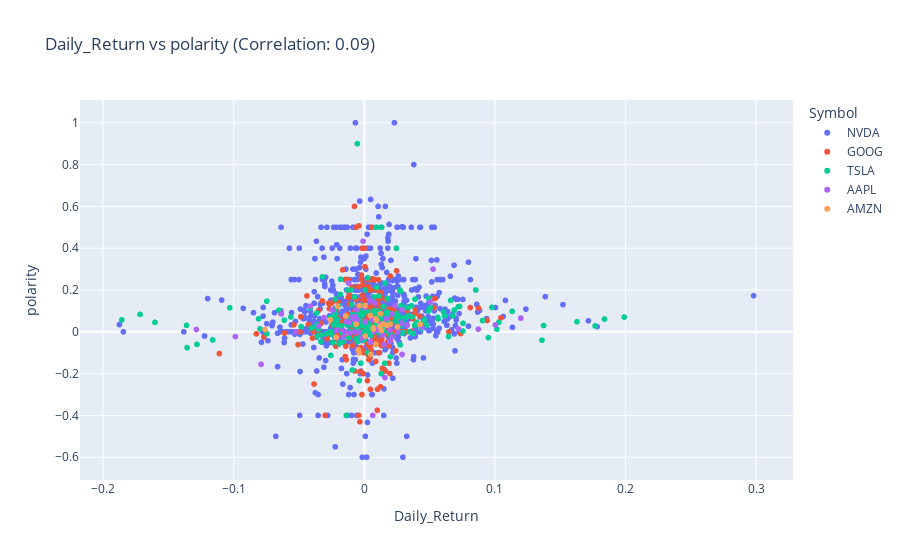

Source (notebook cell):
### Code cell
result.correlation_for_cols('Daily_Return', 'polarity')

### Figure 1 — Plotly figure (JSON) as saved in the notebook; plotly's stock layout.template omitted (floating-point values rounded to 4 significant figures; data arrays with more than 128 entries replaced by an {"elided": "..."} marker saying what was removed)
{"data": [{"hovertemplate": "Symbol=NVDA<br>Daily_Return=%{x}<br>polarity=%{y}<extra></extra>", "legendgroup": "NVDA", "marker": {"color": "#636efa", "symbol": "circle"}, "mode": "markers", "name": "NVDA", "showlegend": true, "type": "scattergl", "x": {"elided": "1121 float values"}, "xaxis": "x", "y": {"elided": "1121 float values"}, "yaxis": "y"}, {"hovertemplate": "Symbol=GOOG<br>Daily_Return=%{x}<br>polarity=%{y}<extra></extra>", "legendgroup": "GOOG", "marker": {"color": "#EF553B", "symbol": "circle"}, "mode": "markers", "name": "GOOG", "showlegend": true, "type": "scattergl", "x": {"elided": "347 float values"}, "xaxis": "x", "y": {"elided": "347 float values"}, "yaxis": "y"}, {"hovertemplate": "Symbol=TSLA<br>Daily_Return=%{x}<br>polarity=%{y}<extra></extra>", "legendgroup": "TSLA", "marker": {"color": "#00cc96", "symbol": "circle"}, "mode": "markers", "name": "TSLA", "showlegend": true, "type": "scattergl", "x": {"elided": "229 float values"}, "xaxis": "x", "y": {"elided": "229 float values"}, "yaxis": "y"}, {"hovertemplate": "Symbol=AAPL<br>Daily_Return=%{x}<br>polarity=%{y}<extra></extra>", "legendgroup": "AAPL", "marker": {"color": "#ab63fa", "symbol": "circle"}, "mode": "markers", "name": "AAPL", "showlegend": true, "type": "scattergl", "x": [-0.07909, 0.07202, -0.03473, -0.09875, 0.1198, -0.1286, 0.04397, -0.02448, -0.007662, -0.06349, -0.02124, 0.1003, -0.005509, 0.05262, -0.0414, 0.02854, -0.002041, -0.05262, 0.01669, -0.01437, 0.08724, -0.01158, 0.02559, 0.007216, 0.01963, 0.0505, -0.009127, 0.007946, -0.01357, -0.02076, -0.03091, 0.0288, -0.003875, 0.02887, 0.0007068, -0.01621, 0.03285, 0.0211, -0.0161, 0.01415, 0.01501, 0.01032, 0.02104, 0.01574, -0.01143, -0.01207, 0.006143, -0.005912, 0.02356, -0.005778, 0.01945, -0.007455, 0.006438, -0.006774, 0.004357, 0.0004401, -0.0009741, 0.0123, 0.004629], "xaxis": "x", "y": [-0.1556, 0.01421, 0.0278, -0.02305, 0.06543, 0.01114, 0.02252, 0.1041, 0, 0.08542, -0.02865, 0.03333, 0.05742, 0.3, 0.1221, 0.04063, -0.03, 0, 0.0625, 0, 0.0125, 0.045, 0, 0, 0.008333, 0.1427, 0.07014, 0.1389, 0.04932, 0.006944, 0.06803, 0.1054, -0.002778, -0.1083, 0.04734, -0.025, 0.03097, 0.08507, 0.005862, -0.01407, -0.06042, 0.009091, -0.02381, -0.2188, -0.00625, 0.2333, 0.05833, 0.1063, 0.125, 0.05, -0.04719, 0.05909, -0.4, 0.07222, 0.1518, 0.1167, 0.4333, 0.03662, -0.05], "yaxis": "y"}, {"hovertemplate": "Symbol=AMZN<br>Daily_Return=%{x}<br>polarity=%{y}<extra></extra>", "legendgroup": "AMZN", "marker": {"color": "#FFA15A", "symbol": "circle"}, "mode": "markers", "name": "AMZN", "showlegend": true, "type": "scattergl", "x": [-0.0142, -0.02606, 0.02534, 0.04269, -0.07597, 0.0131, 0.0007815, 0.01444, 0.006954, 0.005068, 0.01235, -0.02161, 0.004654, 0.008839, 0.008762, 0.006839, 0.009508, 0.01985, -0.0205, -0.00403, -0.006164, -0.004736, -0.003854, 0.01719, 0.01174, 0.0005544], "xaxis": "x", "y": [0.075, 0.0574, 0.02347, 0.0364, 0.0109, 0.006313, -0.02045, 0.03704, 0.0125, -0.1083, 0.08636, -0.02579, 0.07778, -0.06, 0.06204, 0.01875, 0.05581, 0.03618, 0.1227, -0.1, 0.03571, -0.08583, 0.125, 0.03125, 0.02603, 0.125], "yaxis": "y"}], "layout": {"legend": {"title": {"text": "Symbol"}, "tracegroupgap": 0}, "title": {"text": "Daily_Return vs polarity (Correlation: 0.09)"}, "xaxis": {"anchor": "y", "domain": [0, 1], "title": {"text": "Daily_Return"}}, "yaxis": {"anchor": "x", "domain": [0, 1], "title": {"text": "polarity"}}}}
